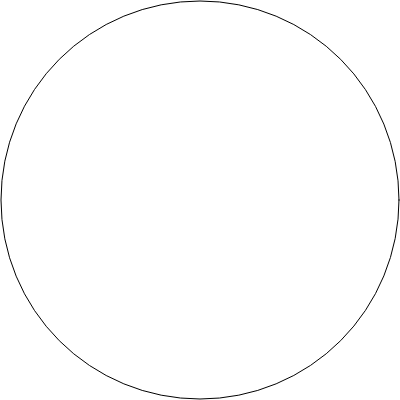
Frame 1 (no input)
Frame 60 (no input): identical to frame 1, image omitted
Frame 120 (the mouse pressed at the canvas centre since frame 60): identical to frame 1, image omitted

The p5.js sketch that drew this single still picture (run headless with seeded random() and noise() and a simulated clock; from frame 60 on, the mouse is pressed at the canvas centre):

// p5.js sketch
// ── sketch.js
let cells = [];
let newCells = [];
// let closestCell;

function setup() {
  createCanvas(400, 400);
  // createCanvas(windowWidth, windowHeight);
  cells.push(new Cell(1, 1, width-2, randomColor())); //always square
  // let parent = select('#canvas-wrapper');
  // parent.style('border', '5px deeppink dashed');
  // debugger;
  // parent.style("width", 400);
  // noStroke();
}

function draw() {
  background(255);

  
  findClosestCell();

  for(let c of cells){
    c.show();
    c.updateDistance();
  }
}

function findClosestCell(){
  let closestCell;
  let closestDistance = 10000; //start with a large number, so first match becomes the closest

  for(let c of cells){
    if(c.distance < closestDistance && c.alive){
      closestDistance = c.distance;
      closestCell = c;
    }
  }

  return closestCell;
  // print(closestCell);
}

function mousePressed(){
  let closestCell = findClosestCell();
  
  //is the mouse inside the cell? distance is less than radius
  if(closestCell.distance < closestCell.size/2){
    cells.push.apply(cells, closestCell.divide()); //flat add
  }
  // cull(); //turn on off to remove the old cells
}

//this will delete all dead cells from the array 
function cull(){
  let aliveCells = [];

  for(let c of cells){
    if(c.alive){
      aliveCells.push(c);
    }
  }
  cells = aliveCells;
}

// function windowResized() {
//   resizeCanvas(windowWidth, windowHeight);
// }

class Cell {
  constructor(x, y, size, c) {
    this.x = x;
    this.y = y;
    this.size = size; //always square
    this.color = c;
    this.alive = true;
    this.distance;
    // print(this);
  }

  updateDistance(){

    let cx = this.x + this.size/2;
    let cy = this.y + this.size/2;

    this.distance = dist(mouseX, mouseY, cx, cy);
  }

  show() {
    //display the cell, a rectangle
    // fill(this.color);
    noFill();

    let cx = this.x + this.size/2;
    let cy = this.y + this.size/2;

    // this.distance = dist(mouseX, mouseY, cx, cy);
    // print(this.distance);
    // if(this.distance < this.size/2 && this.alive){
    //for debug
    // if(closestCell == this){
    //   fill("red");
    // } else {
    //   noFill();
    // }
    // rect(this.x, this.y, this.size, this.size);
    ellipse(cx, cy, this.size, this.size);
    
    // ellipse(cx, cy, 10, 10);
    // line(cx, cy, mouseX, mouseY);
  }

  divide() {
    //
    if(this.size > 10){
      let children = [];
      //this needs to a a loop or recursive or something
      children.push(new Cell(this.x, this.y + this.size/4, this.size/2, randomColor()));
      children.push(new Cell(this.x + this.size/2, this.y + this.size/4, this.size/2, randomColor()));
      // children.push(new Cell(this.x + this.size/2 - this.size/6, this.y, this.size/3, randomColor()));
      children.push(new Cell(this.x + this.size/3, this.y, this.size/3, randomColor()));
      children.push(new Cell(this.x + this.size/3, this.y + this.size * (2/3), this.size/3, randomColor()));
      
      children.push(new Cell(this.x + this.size * (1/6), this.y + this.size/12, this.size/6, randomColor()));
      children.push(new Cell(this.x + this.size * (2/3), this.y + this.size/12, this.size/6, randomColor()));

      children.push(new Cell(this.x + this.size * (1/6), this.y + this.size * (3/4), this.size/6, randomColor()));
      children.push(new Cell(this.x + this.size * (2/3), this.y + this.size * (3/4), this.size/6, randomColor()));

      this.alive = false; //will stop checking clicks for this cell

      return children;
    }
  }

  clicked() {
    // if(mouseX > this.x && mouseX < this.x + this.size && mouseY > this.y && mouseY < this.y + this.size){
    //   print(this + " clicked")
    //   return distance(this.x + this.size/2, this.y + this.size/2, mouseX, mouseX);
    // }
    // circle checking
    let distance = dist(this.x + this.size/2, this.y + this.size/2, mouseX, mouseX);
    // print(this, distance);
    return distance;
  }
}

function randomColor(){
  let r, g, b;
  r = random(0, 255);
  g = random(0, 255);
  b = random(0, 255);

  return color(r,g,b);
}
